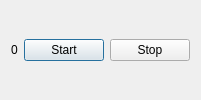
<?xml version="1.0" encoding="UTF-8"?>
<ui version="4.0">
 <class>Dialog</class>
 <widget class="QDialog" name="Dialog">
  <property name="geometry">
   <rect>
    <x>0</x>
    <y>0</y>
    <width>200</width>
    <height>100</height>
   </rect>
  </property>
  <property name="windowTitle">
   <string>Dialog</string>
  </property>
  <layout class="QHBoxLayout" name="horizontalLayout">
   <item>
    <widget class="QLabel" name="labelCounter">
     <property name="text">
      <string>0</string>
     </property>
    </widget>
   </item>
   <item>
    <widget class="QPushButton" name="pushButtonStart">
     <property name="text">
      <string>Start</string>
     </property>
    </widget>
   </item>
   <item>
    <widget class="QPushButton" name="pushButtonStop">
     <property name="text">
      <string>Stop</string>
     </property>
    </widget>
   </item>
  </layout>
 </widget>
 <resources/>
 <connections/>
</ui>
